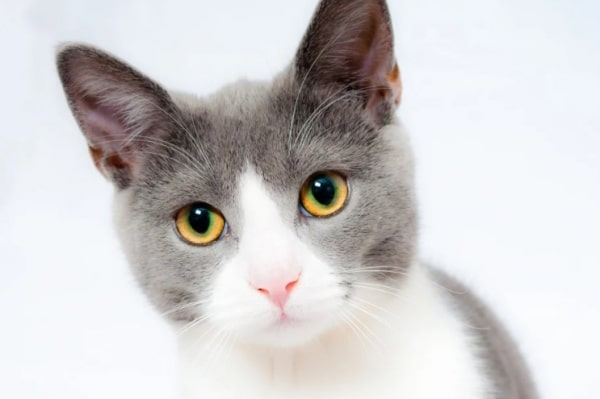
#> input picture 6. 이미지 다루기 및 데이터셋 구축/2022-12-06 OpenCV를 이용해 이미지 처리하기/jgm.jpg, 600 x 399 px
$ python ex_06.py
#> lines starting #> are read from the running program, lines starting #| are printed output that depends on the picture
# 이미지 회전
import cv2

# 이미지 경로
image_path = "./jgm.jpg"

# 이미지 읽기
image = cv2.imread(image_path)
#> image is the input picture: shape (399, 600, 3); mean B, G, R 206, 205.5, 207.8

img90 = cv2.rotate(image,cv2.ROTATE_90_CLOCKWISE) # 시계 방향으로 90도 회전
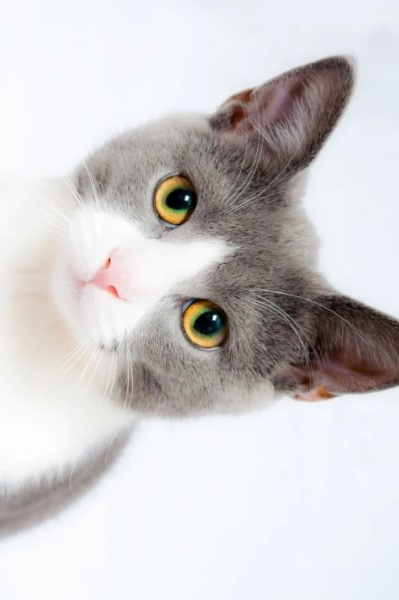
#> img90: shape (600, 399, 3); mean B, G, R 206, 205.5, 207.8
img180 = cv2.rotate(image,cv2.ROTATE_180) # 180도 회전
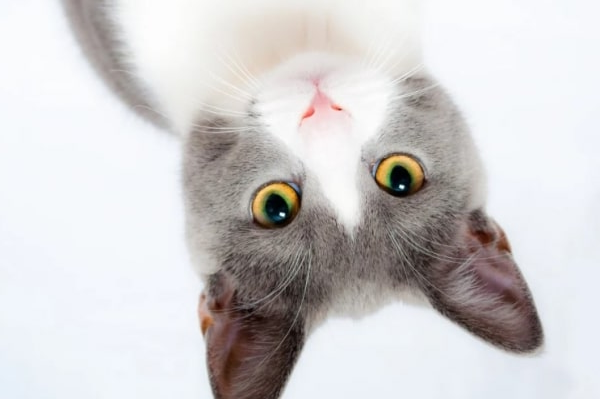
#> img180: shape (399, 600, 3); mean B, G, R 206, 205.5, 207.8
# 반시계 방향으로 90도 회전 = 시계 방향으로 270도 회전
img270 = cv2.rotate(image,cv2.ROTATE_90_COUNTERCLOCKWISE)
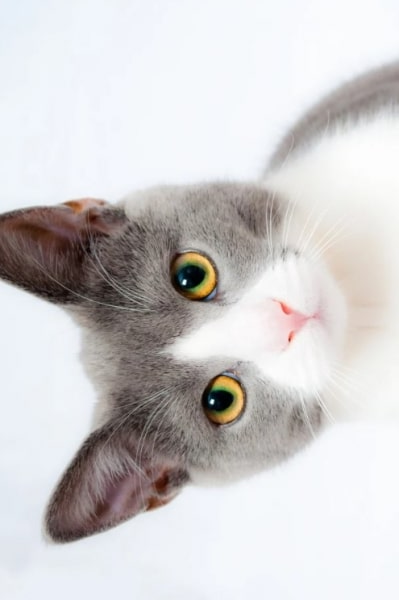
#> img270: shape (600, 399, 3); mean B, G, R 206, 205.5, 207.8

cv2.imshow("original image", image)
cv2.imshow("rotate_90", img90)
cv2.imshow("rotate_180", img180)
cv2.imshow("rotate_270", img270)
cv2.waitKey(0)

# 이미지 좌우 및 상하 반전
# 0 : 상하반전 | 1 : 좌우반전
dst_temp1 = cv2.flip(image, 1)
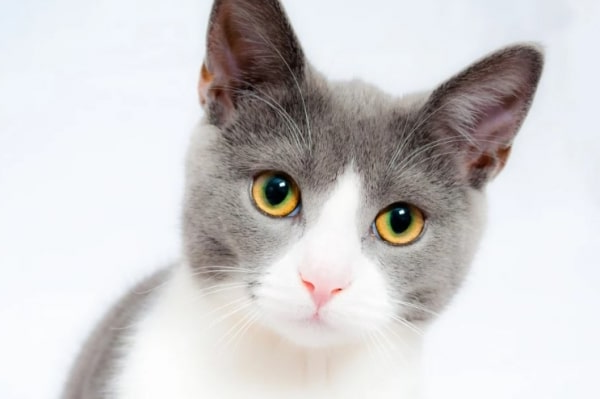
#> dst_temp1: shape (399, 600, 3); mean B, G, R 206, 205.5, 207.8
dst_temp2 = cv2.flip(image, 0)
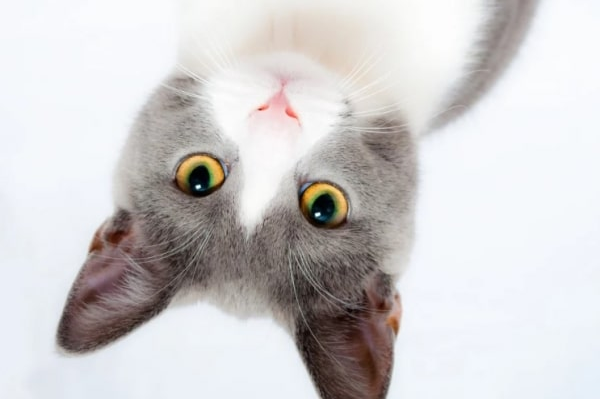
#> dst_temp2: shape (399, 600, 3); mean B, G, R 206, 205.5, 207.8
cv2.imshow("up-down-twist", dst_temp2)
cv2.imshow("left-right-twist", dst_temp1)
cv2.waitKey(0)

$ run again, with 6. 이미지 다루기 및 데이터셋 구축/2022-12-06 OpenCV를 이용해 이미지 처리하기/test01.jpg copied over 6. 이미지 다루기 및 데이터셋 구축/2022-12-06 OpenCV를 이용해 이미지 처리하기/jgm.jpg
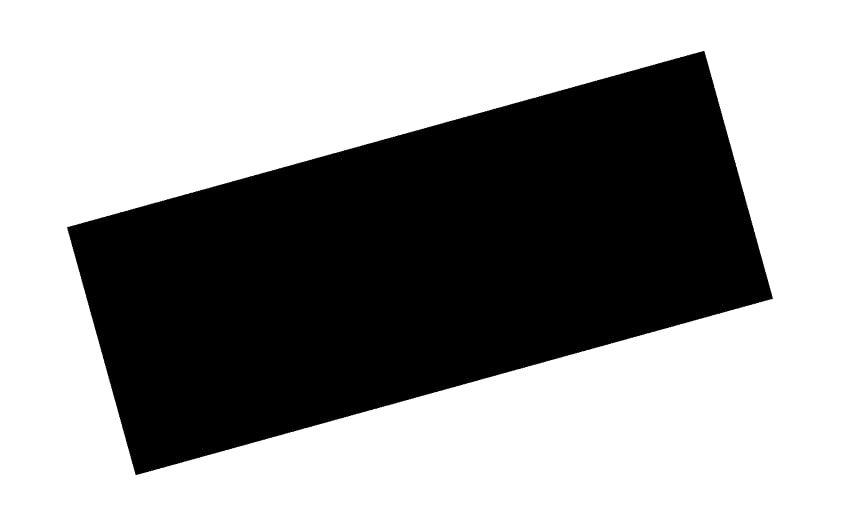
#> input picture 6. 이미지 다루기 및 데이터셋 구축/2022-12-06 OpenCV를 이용해 이미지 처리하기/test01.jpg, 862 x 523 px
#> image is the input picture: shape (523, 862, 3); min 0, max 255, mean 158.8
#> `img270 = cv2.rotate(image,cv2.ROTATE_90_COUNTERCLOCKWISE)`:
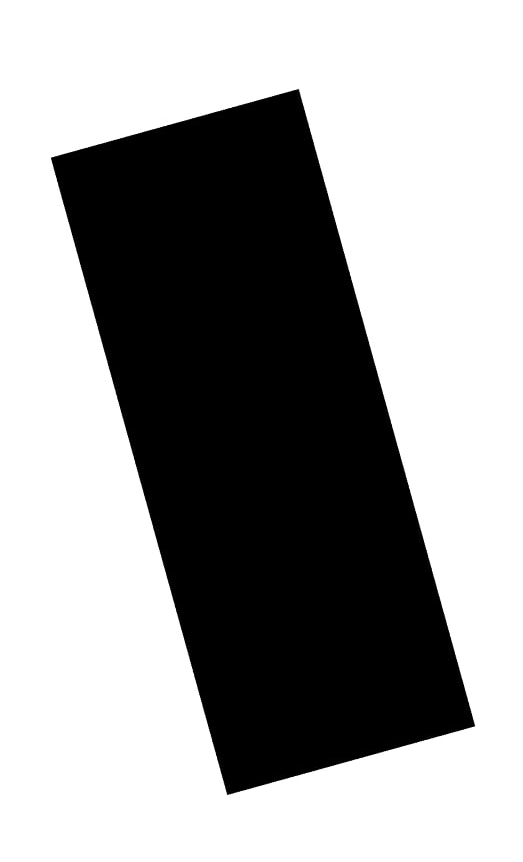
#> img270: shape (862, 523, 3); min 0, max 255, mean 158.8
#> `dst_temp2 = cv2.flip(image, 0)`:
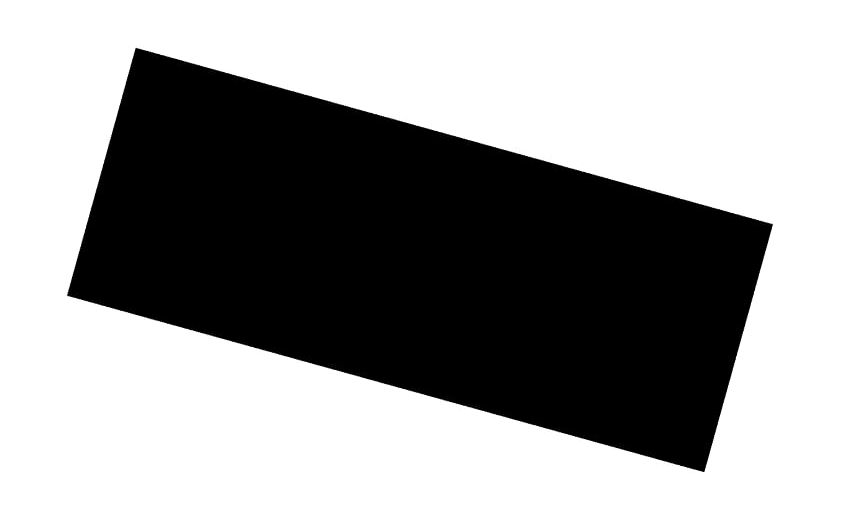
#> dst_temp2: shape (523, 862, 3); min 0, max 255, mean 158.8
